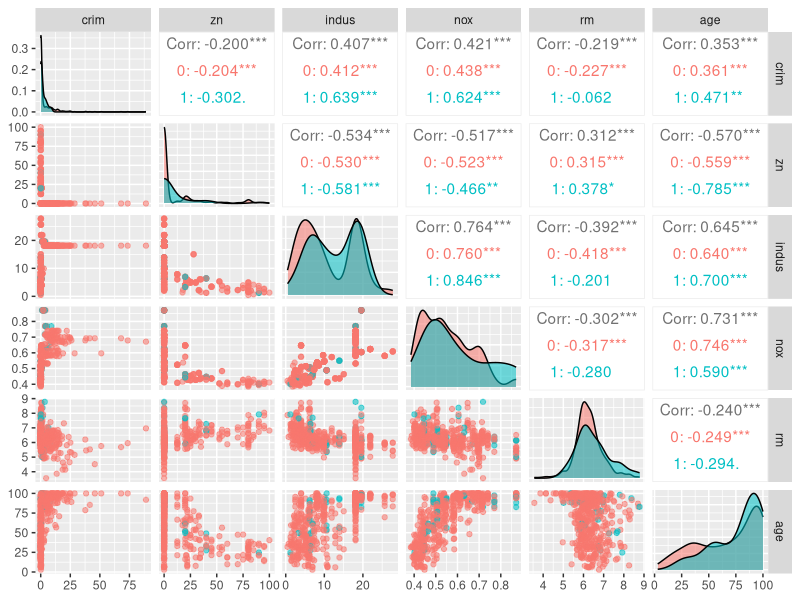
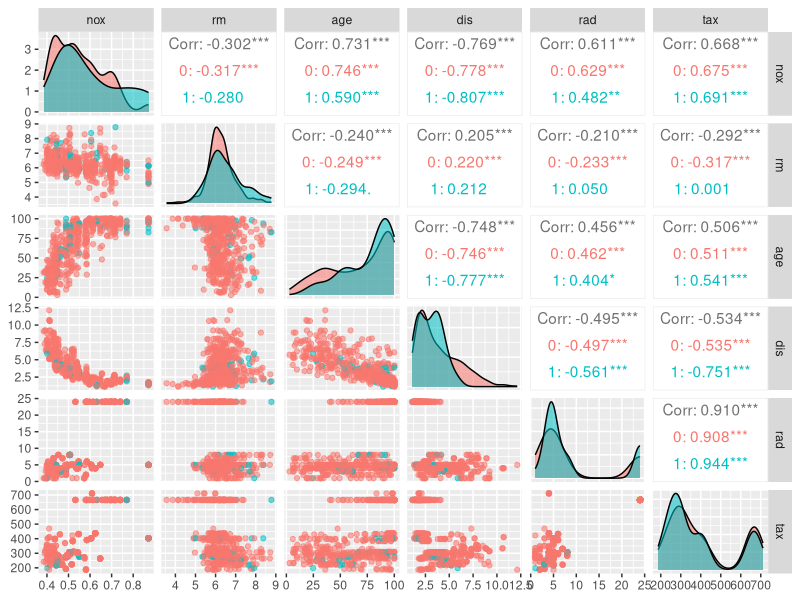
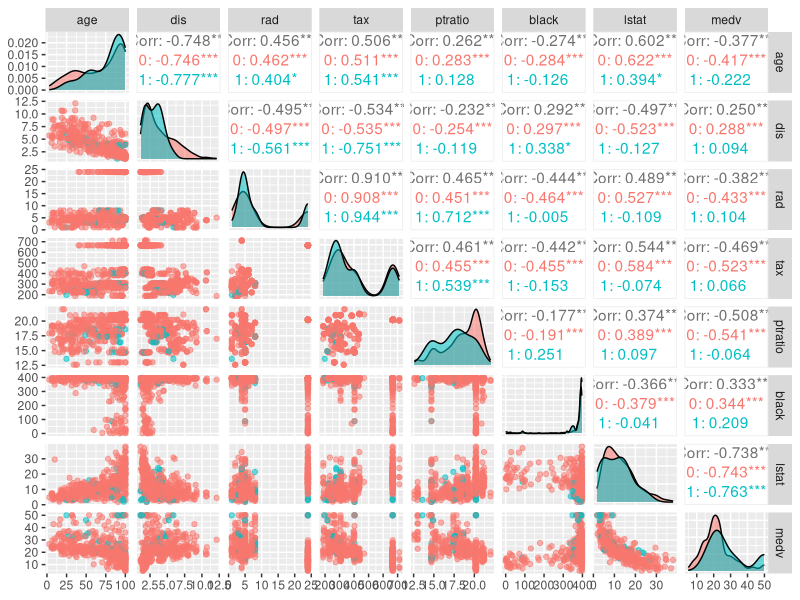
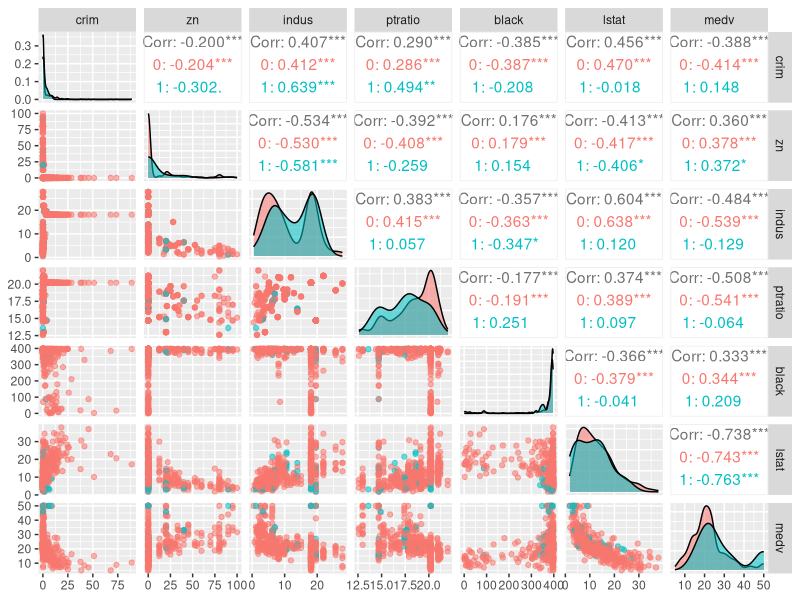

Here is the R script that generated these plots, in order:
## ---- chunk 1
knitr::opts_chunk$set(echo = TRUE)
## ---- chunk 2
library(MASS)
library(ggplot2)
library(GGally)
str(Boston)
summary(Boston)

ggpairs(Boston, columns=c(1,2,3,5,6,7), mapping = aes(col=as.factor(Boston$chas), alpha=0.3), lower = list(combo = wrap("facethist", bins = 20)))
ggpairs(Boston[5:10], mapping = aes(col=as.factor(Boston$chas), alpha=0.3), lower = list(combo = wrap("facethist", bins = 20)))
ggpairs(Boston[7:14], mapping = aes(col=as.factor(Boston$chas), alpha=0.3), lower = list(combo = wrap("facethist", bins = 20)))
ggpairs(Boston[-(4:10)], mapping = aes(col=as.factor(Boston$chas), alpha=0.3), lower = list(combo = wrap("facethist", bins = 20)))
